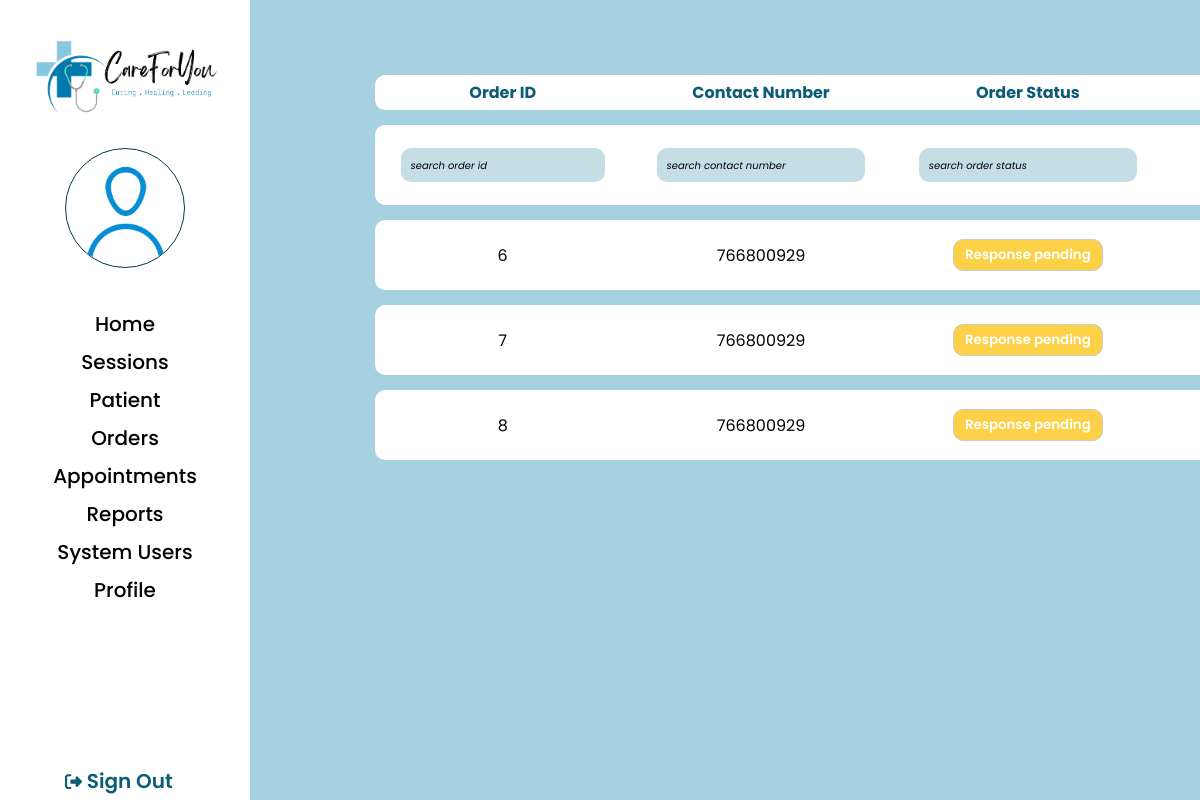
The app's page /admin/admin-order-view.php (signed in) with its own data.
### tables this page shows
CREATE TABLE `tbl_neworder` (
  `order_id` int(20) NOT NULL,
  `pname` varchar(255) NOT NULL,
  `paddress` varchar(255) NOT NULL,
  `contactnumber` int(10) NOT NULL,
  `prescription_name` varchar(255) NOT NULL,
  `remarks` varchar(255) NOT NULL,
  `orderdate` varchar(10) NOT NULL,
  `ordertime` varchar(20) NOT NULL,
  `userid` int(200) NOT NULL,
  `order_status` int(11) NOT NULL DEFAULT 0,
  `nic` varchar(200) NOT NULL
);

### admin/admin_getinfo.php (called while the page is built, shortened)
<?php
    if(isset($_SESSION['user']))
    {
        $user  = $_SESSION['user'];
        $sql = "SELECT userid,email FROM tbl_sysusers WHERE username='$user' ";
        $res = mysqli_query($conn, $sql);
        if($res == TRUE)
        {
            $count =mysqli_num_rows($res);
            if($count == 1)
            {
                $row = mysqli_fetch_assoc($res);
                $Admin_userid = $row['userid'];
            }
        }
        $sql2 = "SELECT * FROM tbl_admin WHERE userid=$Admin_userid";
        $res2 = mysqli_query($conn, $sql2);
        if($res2 == TRUE)
        {
            $count2 =mysqli_num_rows($res2);
            if($count2 == 1)
            {
                $row2 = mysqli_fetch_assoc($res2);
                $Admin_profile_picture = $row2['profile_picture'];
            }
        }
    }
?>

### admin/admin-order-view.php (the view, shortened to what this page needs)
<?php include('../config/constants.php') ?>
<?php
$query = "SELECT * FROM tbl_neworder";
$result = mysqli_query($conn, $query);
?>
<!DOCTYPE html>
<html lang="en">
<head>
    <link rel="stylesheet" href="../css/admin-order.css">
</head>
<body>
<?php include('admin_getinfo.php') ?>
    <div class="wrapper">
        <div class="sidebar">
            <a href="../index.php"><img src="../images/logo.png" alt="logo" class="logo"></a>
            <img src="../images/user-profilepic/admin/<?php echo $Admin_profile_picture; ?>" alt="user" class="imgframe">
            <ul>
                <li><a href="admin_home.php">Home</a></li>
                <li><a href="admin-session-view.php">Sessions</a></li>
                <li><a href="admin-patient-view.php">Patient</a></li>
                <li><a href="admin-order-view.php"><div class="highlighttext"></div>Orders</a></li>
                <li><a href="admin-appointment.php">Appointments</a></li>
                <li><a href="#">Reports</a></li>
                <li><a href="admin-system-users.php">System Users</a></li>
                <li><a href="admin_viewprofile.php">Profile</a></li>
            </ul>
            <div class="signouttext"><a href="../logout.php"><i class="fa-solid fa-right-from-bracket"></i> Sign Out </a></div>
            <div class="main_content">
                <div class="info">
                    <span>
                        <table class="tbl-main-patient" id="tbl-main-order" style="margin-top:-50px;">
                            <thead>
                                <tr>
                                    <td>Order ID</td>
                                    <td>Contact Number</td>
                                    <td>Order Status</td>
                                    <td>View Details</td>
                                </tr>
                            </thead>
                            <tbody>
                                    <tr>
                                        <td><input type="text" class="search-order" name="order-id" placeholder="search order id" id="order_id" onkeyup="filterOrderId()" autofocus="true" /></td>
                                        <td><input type="text" class="search-order" name="phone-no" placeholder="search contact number" id="contact_no" onkeyup="filterPhoneNo()" autofocus="true" /></td>
                                        <td><input type="text" class="search-order" name="status" placeholder="search order status" id="order_status" onkeyup="filterStatus()"  autofocus="true" /></td>
                                        <td><a href=""><button class="btn-search"><span>Clear filter&emsp;</span></button></a></td>
                                    </tr>
                                    <?php
                                 if($result){
                                   while ($row = mysqli_fetch_array($result)) {
                                   ?>
                                <tr>
                                            <td><?php echo $row['order_id']; ?></td>
                                            <td><?php echo $row['contactnumber']; ?></td>
                                            <td>
                                            <?php
                                             if($row['order_status']==0){
                                                echo '<button class="btn-rpending"> Response pending </button>';
                                              }else if($row['order_status']==1){
                                                echo '<button class="btn-ppending"> Payment pending </button>';
                                              }   else if($row['order_status']==2){
                                                echo '<button class="btn-confirmed">Order Confirm</button>';
                                              }else if($row['order_status']==3){
                                                echo '<button class="btn-dispatch">Order Dispatched</button>';
                                              }else if($row['order_status']==4){
                                                echo '<button class="btn-deliver">Delivered</button>';
                                              }else if($row['order_status']==5){
                                                echo '<button class="btn-cancelled">Cancelled</button>';
                                              }
                                            ?>
                                            </td>
                                            <td><button class="btn-view-patient-detail" onclick='location.href="admin-order-detail.php?id=<?php echo $row["order_id"]; ?>"'><span>Order Details</span></button></td>
                                        </tr>
                                        <?php
                                   }
                                }
                                        ?>
                            </tbody>
                        </table>
                    </span>
                </div>
            </div>
        </div>
</body>
</html>

### css/admin-order.css (style rules this page uses)
* { margin: 0px; padding: 0px; box-sizing: border-box; list-style: none; text-decoration: none; font-family: 'Poppins', sans-serif; }
body { background-color: #A5D1E1; }
.wrapper { display: flex; position: relative; }
.wrapper .sidebar { width: 250px; height: 100%; background: #FFFFFF; padding: 30px 0px; position: fixed; }
.logo { width: 200px; margin-top: 0px; margin-left: 25px; }
.imgframe { width: 120px; height: 120px; margin-top: 20px; margin-left: 65px; border: 1px solid #083746; border-radius: 50%; }
.wrapper .sidebar ul { margin-top: 20px; text-align: center; font-size: 20px; font-weight: 500; padding: 10px; }
.wrapper .sidebar ul li { padding: 4px; vertical-align: middle; }
.wrapper .sidebar ul li a { color: #000000; display: block; }
.signouttext { color: #0D5C75; text-align: center; font-size: 20px; font-weight: 600; position: absolute; bottom: 4px; left: 65px; }
.wrapper .sidebar .signouttext a { color: #0D5C75; display: block; }
.fa-solid { font-size: 17px; }
.wrapper .main_content { width: 100%; margin-left: 250px; margin-top: 50px; text-align: center; }
.wrapper .main_content .info { margin: 20px; color: #000000; line-height: 25px; }
.tbl-main-patient { position: absolute; left: 375px; top: 110px; width: 1068px; margin-left:auto; margin-right:auto; border-collapse: separate; border-spacing: 0 15px; }
.tbl-main-patient tr { background-color: #ffffff; }
.tbl-main-patient thead td { color: #0D5C75; font-weight: 700; padding: 5px; }
.tbl-main-patient td { color: #000000; text-align: center; width: 300px; padding: 15px; padding-left: 0%; padding-right: 0%; }
.tbl-main-patient td:first-child, th:first-child { border-radius: 10px 0 0 10px; }
.tbl-main-patient td:last-child, th:last-child { border-radius: 0 10px 10px 0; }
.search-order { width: 80%; padding: 7px 7px 7px 10px; margin: 8px 0; box-sizing: border-box; border-radius: 10px; border: none; background-color:#c5dde5; }
.search-order::placeholder { color: rgb(0, 0, 0); font-size: 10px; font-style: italic; }
.btn-rpending { width: 150px; background-color: #FDD147; padding: 5px; padding-left: 10px; padding-right: 10px; border-radius: 10px; border: 1px solid #ccc; color: #ffffff; font-weight: 550; }

### records on screen
tbl_neworder: order_id "6", contactnumber "766800929", order_status "Response pending"
tbl_neworder: order_id "7", contactnumber "766800929", order_status "Response pending"
tbl_neworder: order_id "8", contactnumber "766800929", order_status "Response pending"
